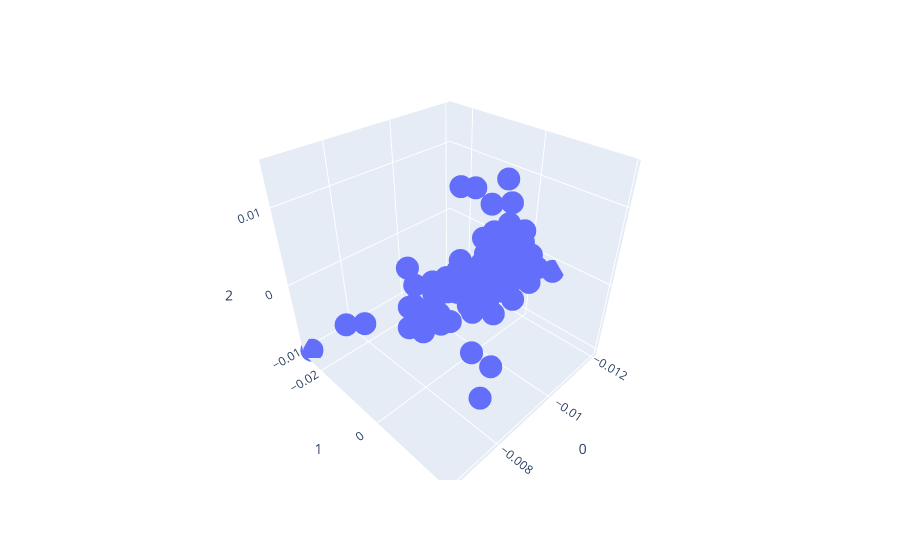

Notebook source saved alongside this figure:
### Code cell
import plotly.express as px
fig = px.scatter_3d(X[200:300],x=0,y=1,z=2)
fig.show()
